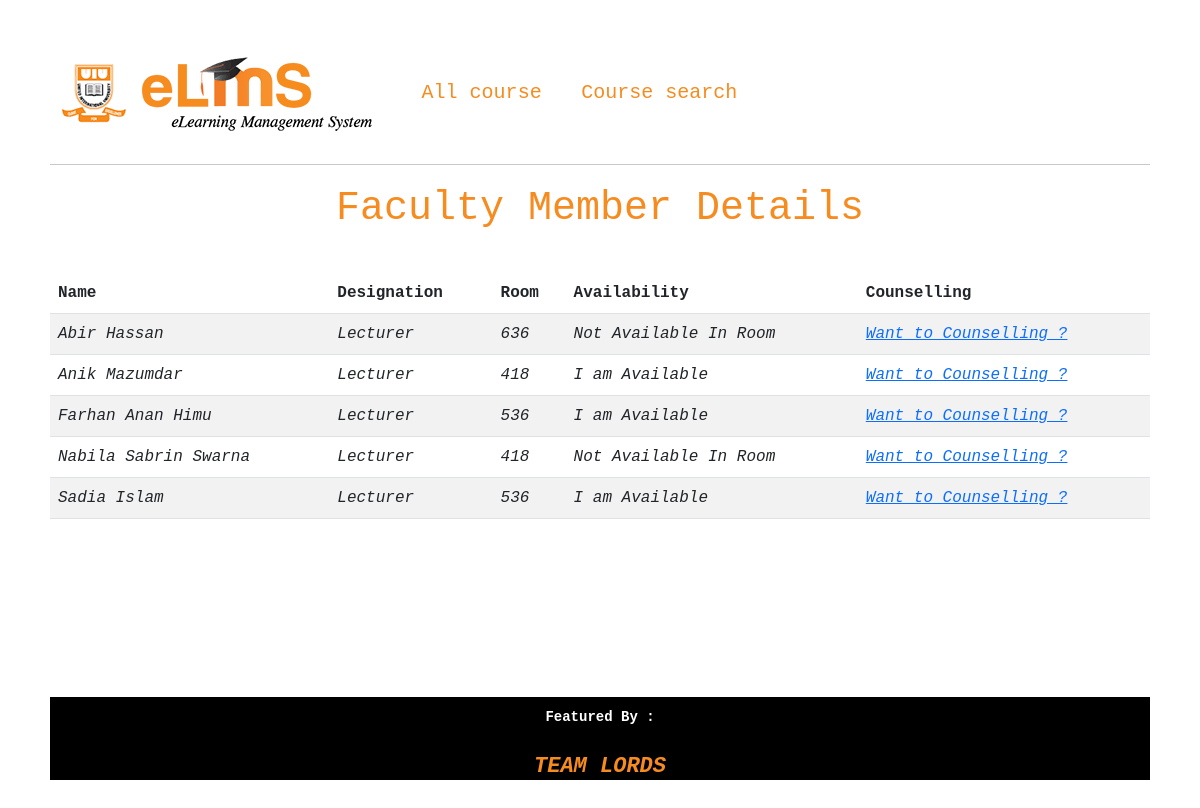
The app's page /login/Student_In/faculty.php with its own data.
### tables this page shows
CREATE TABLE `faculty` (
  `Id` varchar(30) NOT NULL,
  `Name` varchar(100) NOT NULL,
  `E_mail` varchar(100) NOT NULL,
  `Designation` varchar(100) NOT NULL,
  `Room` int(11) NOT NULL,
  `Availability` varchar(15) NOT NULL,
  `coun` varchar(40) DEFAULT NULL
);

### login/Student_In/faculty.php (the view, shortened to what this page needs)
<!DOCTYPE html>
<html lang="en">
<head>
<link href="https://cdn.jsdelivr.net/npm/bootstrap@5.2.0/dist/css/bootstrap.min.css" rel="stylesheet">
<link rel="stylesheet" href="faculty.css">
</head>
<body>
     <div class="head">
     <img src="elms.png" alt="eLms.png">
       <a href="#" id = "a1"> All course</a>
       <a href="#" id = "a2"> Course search</a>
    </div><br><br>
    <hr>
   <h1>Faculty Member Details</h1>
 <table class = "table table-striped">
   <thead>
    <tr>
         <th>Name</th>
         <th>Designation</th>
         <th>Room</th>
         <th>Availability</th>
         <th> Counselling </th>
     </tr>
     </thead>
     <tbody>
       <?php
         $conn = mysqli_connect("localhost","saif","","uiu");
         $sql = "SELECT* FROM faculty";
         $results = mysqli_query($conn, $sql);
         while($_data = $results->fetch_assoc()){
            if($_data['Availability'] == 'Yes'){
                     $room = 'I am Available' ;
             }
                 else{
                      $room = 'Not Available In Room' ;
                 }
              $id = $_data['Id'];
             echo "<tr>
                   <td>" .$_data['Name']. "</td>
                   <td>" .$_data['Designation']. "</td>
                   <td>" .$_data['Room']. "</td>
                   <td>" .$room. "</td>
                   <td> <a href= form.php?id=$id>".$_data['coun']."</a></td>
                   </tr>";
         }
        ?>
     </tbody>
 </table>
 <br><br><br>
 <footer>
  <div class="text">
   <p class = "f"> Featured By : </p>
    <h3 class="text_dark">TEAM LORDS</h3>
  </div>
</footer>
</body>
</html>

### login/Student_In/faculty.css (style rules this page uses)
* { margin: 0; padding: 0; box-sizing: border-box; text-decoration: none; }
body { margin: 50px; font-family: monospace; }
.head { box-sizing: border-box; height: 50px; border: 1px solid white; background-color: white; margin: 0; }
#a1 { margin: 8px auto; margin-left: 40px; font-size: 20px; color: #F68B20; text-decoration: none; }
#a2 { margin: 8px auto; margin-left: 30px; font-size: 20px; color: #F68B20; text-decoration: none; }
h1 { margin-top: 20px; text-align: center; color: #F68B20; margin-bottom: 40px; }
td { font-style: italic; text-decoration: none; }
footer { margin-top: 90px; margin-bottom: 0; height: 70px; }
.text { background-color: black; }
.f { color: white; font-size: 14px; text-align: center; font-weight: bold; padding: 10px; }
h3 { text-align: center; font-size: 22px; color: #F68B20; font-style: italic; font-weight: bold; }

### records on screen
faculty: Name "Abir Hassan", Designation "Lecturer", Room "636", Availability "Not Available In Room", coun "Want to Counselling ?"
faculty: Name "Anik Mazumdar", Designation "Lecturer", Room "418", Availability "I am Available", coun "Want to Counselling ?"
faculty: Name "Farhan Anan Himu", Designation "Lecturer", Room "536", Availability "I am Available", coun "Want to Counselling ?"
faculty: Name "Nabila Sabrin Swarna", Designation "Lecturer", Room "418", Availability "Not Available In Room", coun "Want to Counselling ?"
faculty: Name "Sadia Islam", Designation "Lecturer", Room "536", Availability "I am Available", coun "Want to Counselling ?"
